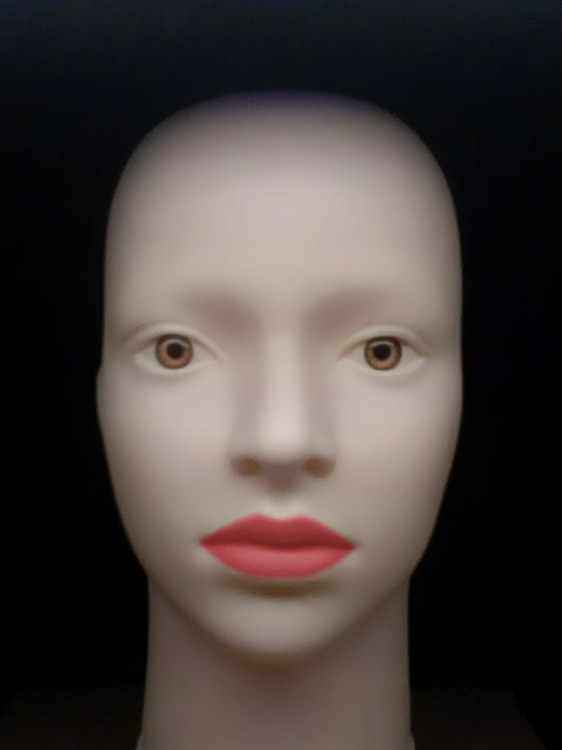
#> input picture makeup/model.jpg, 562 x 750 px
$ python size_conversion.py
#> lines starting #> are read from the running program, lines starting #| are printed output that depends on the picture
import numpy as np
import cv2 as cv

float_img = cv.imread('makeup/model.jpg')
#> float_img is the input picture: shape (750, 562, 3); mean B, G, R 61.1, 63.4, 71.1
ref_img = cv.imread('makeup/makeup.jpg')
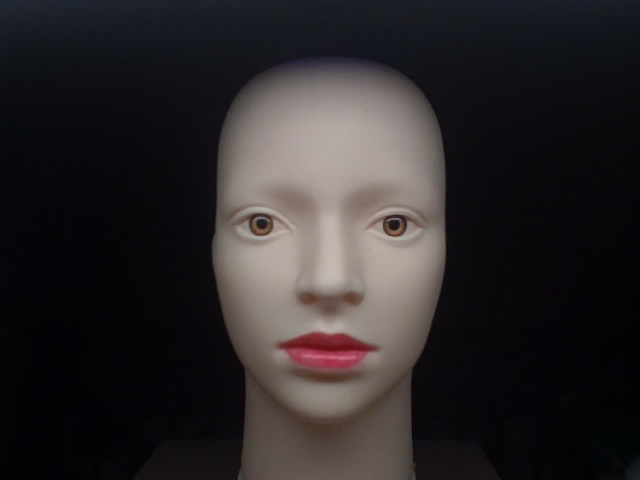
#> input picture makeup/makeup.jpg, 640 x 480 px
#> ref_img is the input picture: shape (480, 640, 3); mean B, G, R 40.5, 38.9, 43

akaze = cv.AKAZE_create()
float_kp, float_des = akaze.detectAndCompute(float_img, None)
#> float_kp = 74 keypoints; strongest (x, y, size): (381, 351, 22.8), (174, 350, 22.8), (377, 350, 16.1), (179, 349, 16.1)
ref_kp, ref_des = akaze.detectAndCompute(ref_img, None)
#> ref_kp = 67 keypoints; strongest (x, y, size): (394, 225, 16.1), (261, 224, 16.1), (393, 225, 11.4), (262, 224, 11.4)

bf = cv.BFMatcher()
matches = bf.knnMatch(float_des, ref_des, k=2)
#> matches = 74 matches

good_matches = []
for m, n in matches:
    if m.distance < 0.75 * n.distance:
        good_matches.append([m])
#> this loop made 74 passes
#> after the loop, good_matches = 35 matches

# 適切なキーポイントを選択
ref_matched_kpts = np.float32(
    [float_kp[m[0].queryIdx].pt for m in good_matches]).reshape(-1, 1, 2)
#> ref_matched_kpts = 35 rows, first 8: [160.2, 338.8], [185.9, 339.1], [396.9, 342.1], [161.7, 361.7], [396.2, 342.6], [176, 351.7], [144.8, 359], [162.6, 359]
sensed_matched_kpts = np.float32(
    [ref_kp[m[0].trainIdx].pt for m in good_matches]).reshape(-1, 1, 2)
#> sensed_matched_kpts = 35 rows, first 8: [251.4, 216.8], [268.6, 216.9], [403.4, 218.3], [253.1, 230.2], [403, 218.7], [262.7, 224.7], [242.1, 229.4], [254.3, 229.1]

# ホモグラフィを計算
H, status = cv.findHomography(
    ref_matched_kpts, sensed_matched_kpts, cv.RANSAC, 5.0)
#> H = [[0.745, 0.0479, 136.9], [0.0302, 0.766, -31.53], [0.000134, 0.000172, 1]]; status = 35 values, max 1 at index 0, min 0 at index 13, mean 0.914

# 画像を変換
warped_image = cv.warpPerspective(
    float_img, H, (ref_img.shape[1], ref_img.shape[0]))
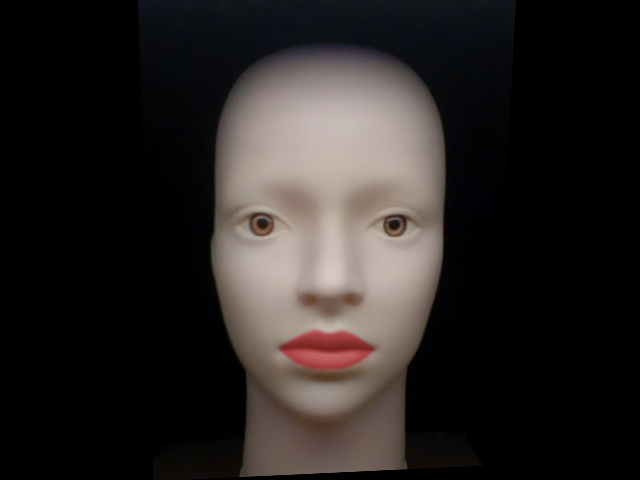
#> warped_image: shape (480, 640, 3); mean B, G, R 34.6, 35.9, 40.2

cv.imwrite('makeup/model_size_conversion.jpg', warped_image)
